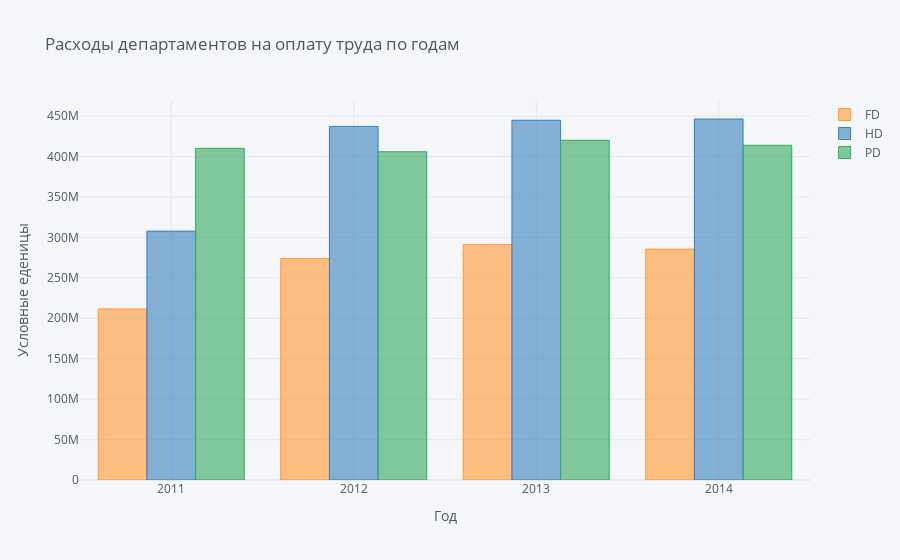

Source (notebook cell):
### Markdown cell above
# Задание 3.

### Code cell
#расходы департаментов на оплату труда по годам
dep = data.pivot_table(index='Year', values = 'TotalPayBenefits', columns='flag', aggfunc='sum' )
dep.iplot(kind = 'bar', title="Расходы департаментов на оплату труда по годам", 
                                                                         xaxis_title="Год",
                                                                         yaxis_title="Условные еденицы")

### Figure 1 — Plotly figure (JSON) as saved in the notebook; plotly's stock layout.template omitted (floating-point values rounded to 4 significant figures)
{"data": [{"marker": {"color": "rgba(255, 153, 51, 0.6)", "line": {"color": "rgba(255, 153, 51, 1.0)", "width": 1}}, "name": "FD", "orientation": "v", "text": "", "type": "bar", "x": [2011, 2012, 2013, 2014], "y": [211600000.0, 273800000.0, 291000000.0, 285500000.0]}, {"marker": {"color": "rgba(55, 128, 191, 0.6)", "line": {"color": "rgba(55, 128, 191, 1.0)", "width": 1}}, "name": "HD", "orientation": "v", "text": "", "type": "bar", "x": [2011, 2012, 2013, 2014], "y": [307800000.0, 437200000.0, 444800000.0, 446400000.0]}, {"marker": {"color": "rgba(50, 171, 96, 0.6)", "line": {"color": "rgba(50, 171, 96, 1.0)", "width": 1}}, "name": "PD", "orientation": "v", "text": "", "type": "bar", "x": [2011, 2012, 2013, 2014], "y": [410100000.0, 405900000.0, 420000000.0, 413900000.0]}], "layout": {"legend": {"bgcolor": "#F5F6F9", "font": {"color": "#4D5663"}}, "paper_bgcolor": "#F5F6F9", "plot_bgcolor": "#F5F6F9", "title": {"font": {"color": "#4D5663"}, "text": "Расходы департаментов на оплату труда по годам"}, "xaxis": {"gridcolor": "#E1E5ED", "showgrid": true, "tickfont": {"color": "#4D5663"}, "title": {"font": {"color": "#4D5663"}, "text": "Год"}, "zerolinecolor": "#E1E5ED"}, "yaxis": {"gridcolor": "#E1E5ED", "showgrid": true, "tickfont": {"color": "#4D5663"}, "title": {"font": {"color": "#4D5663"}, "text": "Условные еденицы"}, "zerolinecolor": "#E1E5ED"}}}
